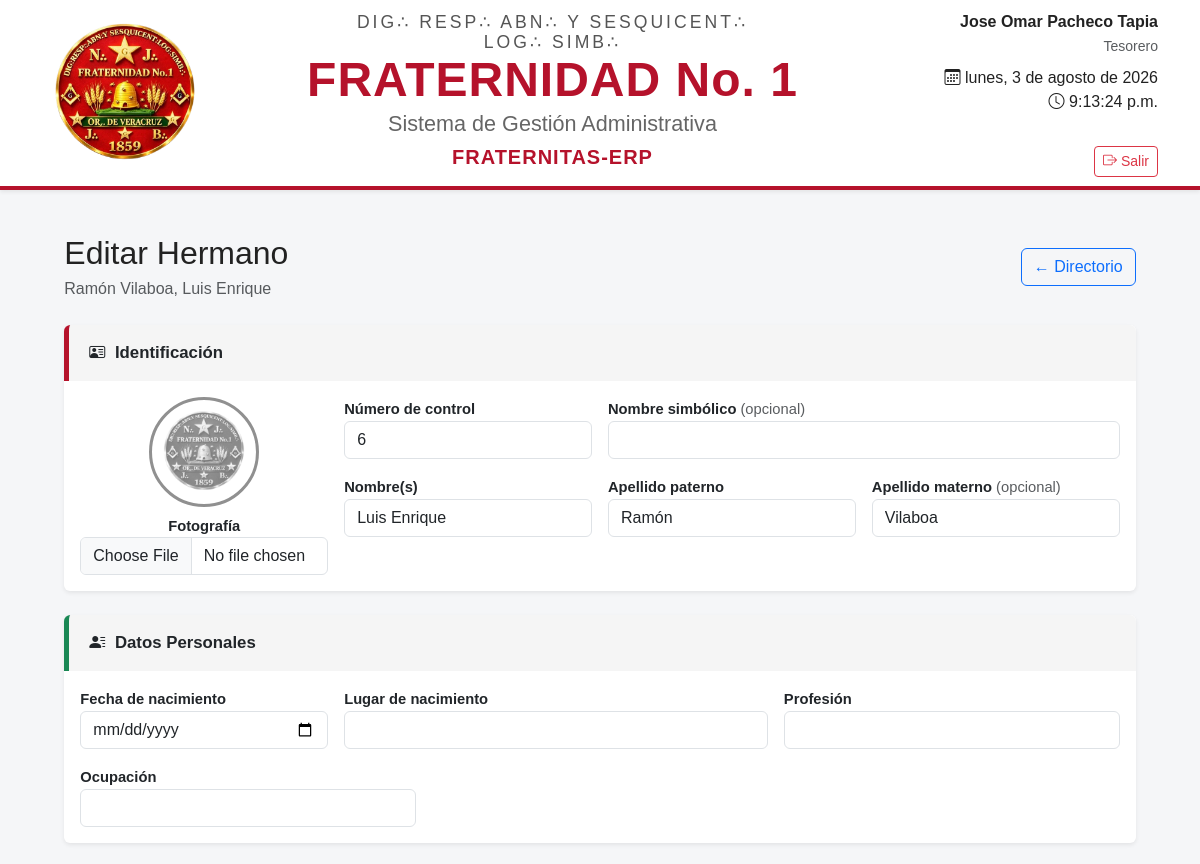
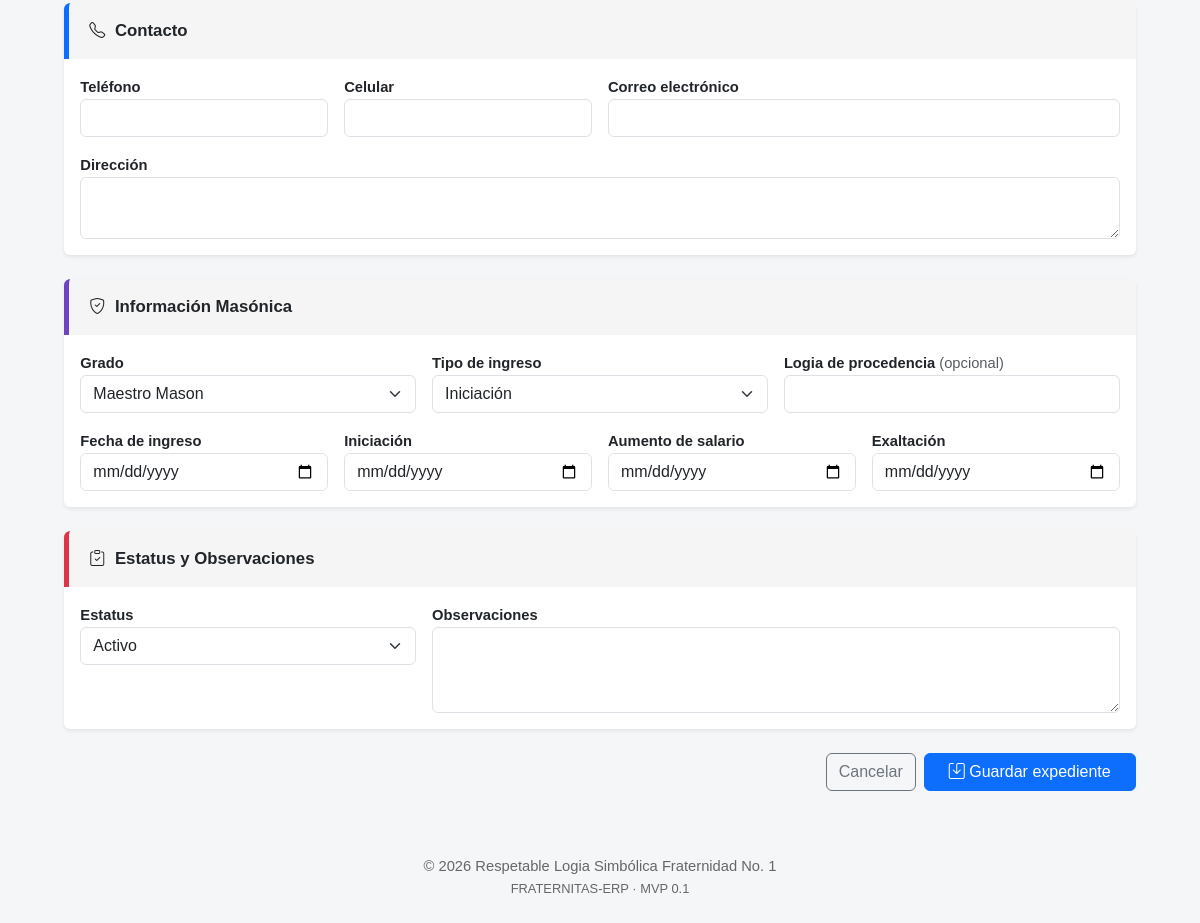
The page /miembros/6/editar/ (signed in) on the database its author committed (2 pictures, top to bottom).
### miembros/models.py (models this page shows)
class Hermano(models.Model):
    TIPO_INGRESO = [
        ("INICIACION", "Iniciación"),
        ("AFILIACION", "Afiliación"),
        ("REGULARIZACION", "Regularización"),
    ]
    ESTATUS = [
        ("ACTIVO", "Activo"),
        ("LICENCIA", "Licencia"),
        ("SUSPENDIDO", "Suspendido"),
        ("BAJA", "Baja"),
        ("FALLECIDO", "Fallecido"),
    ]
    numero_control = models.CharField(
        max_length=20,
        unique=True,
        verbose_name="Número de Control"
    )
    nombre = models.CharField(max_length=100)
    apellido_paterno = models.CharField(max_length=100)
    apellido_materno = models.CharField(max_length=100, blank=True)
    nombre_simbolico = models.CharField(
        max_length=100,
        blank=True
    )
    fotografia = models.ImageField(
        upload_to="hermanos/",
        blank=True,
        null=True,
        validators=[validar_tamano_fotografia],
    )
    fecha_nacimiento = models.DateField(
        blank=True,
        null=True
    )
    lugar_nacimiento = models.CharField(
        max_length=150,
        blank=True
    )
    profesion = models.CharField(
        max_length=150,
        blank=True
    )
    ocupacion = models.CharField(
        max_length=150,
        blank=True
    )
    telefono = models.CharField(
        max_length=20,
        blank=True
    )
    celular = models.CharField(
        max_length=20,
        blank=True
    )
    correo = models.EmailField(
        blank=True
    )
    direccion = models.TextField(
        blank=True
    )
    grado = models.ForeignKey(
    Grado,
    on_delete=models.PROTECT,
    verbose_name="Grado"
)
    tipo_ingreso = models.CharField(
        max_length=20,
        choices=TIPO_INGRESO,
        default="INICIACION"
    )
    fecha_ingreso = models.DateField(
        blank=True,
        null=True
    )
    fecha_iniciacion = models.DateField(
        blank=True,
        null=True
    )
    fecha_aumento = models.DateField(
        blank=True,
        null=True
    )
    fecha_exaltacion = models.DateField(
        blank=True,
        null=True
    )
    logia_procedencia = models.CharField(
        max_length=200,
        blank=True
    )
    estatus = models.CharField(
        max_length=20,
        choices=ESTATUS,
        default="ACTIVO"
    )
    observaciones = models.TextField(
        blank=True
    )
    fecha_alta = models.DateTimeField(
        auto_now_add=True
    )
    fecha_actualizacion = models.DateTimeField(
        auto_now=True
    )
    class Meta:
        verbose_name = "Hermano"
        verbose_name_plural = "Hermanos"
        ordering = [
            "apellido_paterno",
            "apellido_materno",
            "nombre",
        ]
    def __str__(self):
        return (
            f"{self.apellido_paterno} "
            f"{self.apellido_materno}, "
            f"{self.nombre}"
        )

### miembros/views.py (the view)
@login_required
def editar_hermano(request, pk):
    hermano = get_object_or_404(Hermano, pk=pk)
    if request.method == "POST":
        form = HermanoForm(request.POST, request.FILES, instance=hermano)
        if form.is_valid():
            form.save()
            return redirect(f"{reverse('miembros_editar', args=[hermano.pk])}?guardado=1")
    else:
        form = HermanoForm(instance=hermano)
    return render(
        request,
        "miembros/ficha_form.html",
        {
            "form": form,
            "hermano": hermano,
            "guardado": request.GET.get("guardado") == "1",
        },
    )

### miembros/templates/miembros/ficha_form.html (shortened to what this page needs)
{% extends "base/base.html" %}
{% load static %}
{% block content %}
<div class="d-flex flex-wrap justify-content-between align-items-center gap-2 mb-4">
    <div>
        <h2 class="mb-1">{% if hermano %}Editar Hermano{% else %}Nuevo Hermano{% endif %}</h2>
        <p class="text-muted mb-0">
            {% if hermano %}{{ hermano }}{% else %}Alta de un nuevo integrante en el directorio institucional.{% endif %}
        </p>
    </div>
    <a href="{% url 'miembros_directorio' %}" class="btn btn-outline-primary">← Directorio</a>
</div>
<form method="post" enctype="multipart/form-data">
    <section class="card miembros-group-card shadow-sm mb-4" style="--miembros-color:#b5122b;">
        <div class="miembros-group-header">
            <i class="bi bi-person-vcard"></i>
            <h4>Identificación</h4>
        </div>
        <div class="card-body">
            <div class="row g-3">
                <div class="col-md-3 text-center">
                    <img id="miembros-preview"
                         class="miembros-avatar mb-2 {% if not hermano.fotografia %}es-sombra{% endif %}"
                         src="{% if hermano.fotografia %}{{ hermano.fotografia.url }}{% else %}{% static 'img/escudo.png' %}{% endif %}"
                         alt="Fotografía del Hermano">
                    <label for="{{ form.fotografia.id_for_label }}" class="miembros-field-label d-block">Fotografía</label>
                    {{ form.fotografia }}
                </div>
                <div class="col-md-9">
                    <div class="row g-3">
                        <div class="col-md-4">
                            <label for="{{ form.numero_control.id_for_label }}" class="miembros-field-label">Número de control</label>
                            {{ form.numero_control }}
                        </div>
                        <div class="col-md-8">
                            <label for="{{ form.nombre_simbolico.id_for_label }}" class="miembros-field-label">Nombre simbólico <span class="text-muted fw-normal">(opcional)</span></label>
                            {{ form.nombre_simbolico }}
                        </div>
                        <div class="col-md-4">
                            <label for="{{ form.nombre.id_for_label }}" class="miembros-field-label">Nombre(s)</label>
                            {{ form.nombre }}
                        </div>
                        <div class="col-md-4">
                            <label for="{{ form.apellido_paterno.id_for_label }}" class="miembros-field-label">Apellido paterno</label>
                            {{ form.apellido_paterno }}
                        </div>
                        <div class="col-md-4">
                            <label for="{{ form.apellido_materno.id_for_label }}" class="miembros-field-label">Apellido materno <span class="text-muted fw-normal">(opcional)</span></label>
                            {{ form.apellido_materno }}
                        </div>
                    </div>
                </div>
            </div>
        </div>
    </section>
    <section class="card miembros-group-card shadow-sm mb-4" style="--miembros-color:#198754;">
        <div class="miembros-group-header">
            <i class="bi bi-person-lines-fill"></i>
            <h4>Datos Personales</h4>
        </div>
        <div class="card-body">
            <div class="row g-3">
                <div class="col-md-3">
                    <label for="{{ form.fecha_nacimiento.id_for_label }}" class="miembros-field-label">Fecha de nacimiento</label>
                    {{ form.fecha_nacimiento }}
                </div>
                <div class="col-md-5">
                    <label for="{{ form.lugar_nacimiento.id_for_label }}" class="miembros-field-label">Lugar de nacimiento</label>
                    {{ form.lugar_nacimiento }}
                </div>
                <div class="col-md-4">
                    <label for="{{ form.profesion.id_for_label }}" class="miembros-field-label">Profesión</label>
                    {{ form.profesion }}
                </div>
                <div class="col-md-4">
                    <label for="{{ form.ocupacion.id_for_label }}" class="miembros-field-label">Ocupación</label>
                    {{ form.ocupacion }}
                </div>
            </div>
        </div>
    </section>
    <section class="card miembros-group-card shadow-sm mb-4" style="--miembros-color:#0d6efd;">
        <div class="miembros-group-header">
            <i class="bi bi-telephone"></i>
            <h4>Contacto</h4>
        </div>
        <div class="card-body">
            <div class="row g-3">
                <div class="col-md-3">
                    <label for="{{ form.telefono.id_for_label }}" class="miembros-field-label">Teléfono</label>
                    {{ form.telefono }}
                </div>
                <div class="col-md-3">
                    <label for="{{ form.celular.id_for_label }}" class="miembros-field-label">Celular</label>
                    {{ form.celular }}
                </div>
                <div class="col-md-6">
                    <label for="{{ form.correo.id_for_label }}" class="miembros-field-label">Correo electrónico</label>
                    {{ form.correo }}
                </div>
                <div class="col-12">
                    <label for="{{ form.direccion.id_for_label }}" class="miembros-field-label">Dirección</label>
                    {{ form.direccion }}
                </div>
            </div>
        </div>
    </section>
    <section class="card miembros-group-card shadow-sm mb-4" style="--miembros-color:#6f42c1;">
        <div class="miembros-group-header">
            <i class="bi bi-shield-check"></i>
            <h4>Información Masónica</h4>
        </div>
        <div class="card-body">
            <div class="row g-3">
                <div class="col-md-4">
                    <label for="{{ form.grado.id_for_label }}" class="miembros-field-label">Grado</label>
                    {{ form.grado }}
                </div>
                <div class="col-md-4">
                    <label for="{{ form.tipo_ingreso.id_for_label }}" class="miembros-field-label">Tipo de ingreso</label>
                    {{ form.tipo_ingreso }}
                </div>
                <div class="col-md-4">
                    <label for="{{ form.logia_procedencia.id_for_label }}" class="miembros-field-label">Logia de procedencia <span class="text-muted fw-normal">(opcional)</span></label>
                    {{ form.logia_procedencia }}
                </div>
                <div class="col-md-3">
                    <label for="{{ form.fecha_ingreso.id_for_label }}" class="miembros-field-label">Fecha de ingreso</label>
                    {{ form.fecha_ingreso }}
                </div>
                <div class="col-md-3">
                    <label for="{{ form.fecha_iniciacion.id_for_label }}" class="miembros-field-label">Iniciación</label>
                    {{ form.fecha_iniciacion }}
                </div>
                <div class="col-md-3">
                    <label for="{{ form.fecha_aumento.id_for_label }}" class="miembros-field-label">Aumento de salario</label>
                    {{ form.fecha_aumento }}
                </div>
                <div class="col-md-3">
                    <label for="{{ form.fecha_exaltacion.id_for_label }}" class="miembros-field-label">Exaltación</label>
                    {{ form.fecha_exaltacion }}
                </div>
            </div>
        </div>
    </section>
    <section class="card miembros-group-card shadow-sm mb-4" style="--miembros-color:#dc3545;">
        <div class="miembros-group-header">
            <i class="bi bi-clipboard-check"></i>
            <h4>Estatus y Observaciones</h4>
        </div>
        <div class="card-body">
            <div class="row g-3">
                <div class="col-md-4">
                    <label for="{{ form.estatus.id_for_label }}" class="miembros-field-label">Estatus</label>
                    {{ form.estatus }}
                </div>
                <div class="col-md-8">
                    <label for="{{ form.observaciones.id_for_label }}" class="miembros-field-label">Observaciones</label>
                    {{ form.observaciones }}
                </div>
            </div>
        </div>
    </section>
    <div class="d-flex justify-content-end gap-2 mb-5">
        <a href="{% url 'miembros_directorio' %}" class="btn btn-outline-secondary">Cancelar</a>
        <button type="submit" class="btn btn-primary px-4">
            <i class="bi bi-save"></i> Guardar expediente
        </button>
    </div>
</form>
{% endblock %}

### templates/base/base.html (shortened to what this page needs)
{% load static %}
<!DOCTYPE html>
<html lang="es-MX">
<head>
    <link href="https://cdn.jsdelivr.net/npm/bootstrap@5.3.7/dist/css/bootstrap.min.css"
          rel="stylesheet">
    <link href="https://cdn.jsdelivr.net/npm/bootstrap-icons@1.13.1/font/bootstrap-icons.min.css"
          rel="stylesheet">
    <link rel="stylesheet" href="{% static 'css/style.css' %}">
</head>
<body>
<header class="shadow-sm">
    <div class="container py-4">
        <div class="row align-items-center">
            <div class="col-md-2 text-center">
                <img src="{% static 'img/escudo.png' %}"
                     class="logo-principal"
                     alt="Escudo">
            </div>
            <div class="col-md-7 text-center">
                <h5 class="mb-1 titulo-logia">
                   DIG∴ RESP∴ ABN∴ Y SESQUICENT∴<br>
                                    LOG∴ SIMB∴
                </h5>
                <h2 class="nombre-logia">
                    FRATERNIDAD No. 1
                </h2>
                <h6 class="subtitulo">
                    Sistema de Gestión Administrativa
                </h6>
                <h5 class="nombre-sistema">
                    FRATERNITAS-ERP
                </h5>
            </div>
            <div class="col-md-3 text-end datos-usuario">
                <div class="fw-semibold">
                    {{ request.user.get_full_name|default:request.user.username }}
                </div>
            <small class="text-muted">
                Tesorero
            </small>
            <div class="mt-2">
                <i class="bi bi-calendar3"></i>
                <span id="fecha"></span>
                    <br>
                    <i class="bi bi-clock"></i>
                    <span id="hora"></span>
                </div>
                    <br>
                    <form method="post"
                          action="{% url 'logout' %}"
                          class="mt-2">
                        <button
                            type="submit"
                            class="btn btn-outline-danger btn-sm">
                            <i class="bi bi-box-arrow-right"></i>
                            Salir
                        </button>
                    </form>
            </div>
        </div>
        </div>
</header>
<main class="container my-5">
<main class="erp-main">
    {% block content %}
    {% endblock %}
</main>
<footer>
    <div class="container text-center py-3">
        © 2026
        Respetable Logia Simbólica Fraternidad No. 1
        <br>
        <small>
            FRATERNITAS-ERP · MVP 0.1
        </small>
    </div>
</footer>
</body>
</html>

### rows shown on the page
Hermano: apellido_paterno+apellido_materno+nombre "Ramón Vilaboa, Luis Enrique", numero_control "6", nombre "Luis Enrique", apellido_paterno "Ramón", apellido_materno "Vilaboa", grado "Maestro Mason", tipo_ingreso "Iniciación", estatus "Activo"

### other values the page prints
{{ request.user.get_full_name|default:request.user.username }} "Jose Omar Pacheco Tapia"
